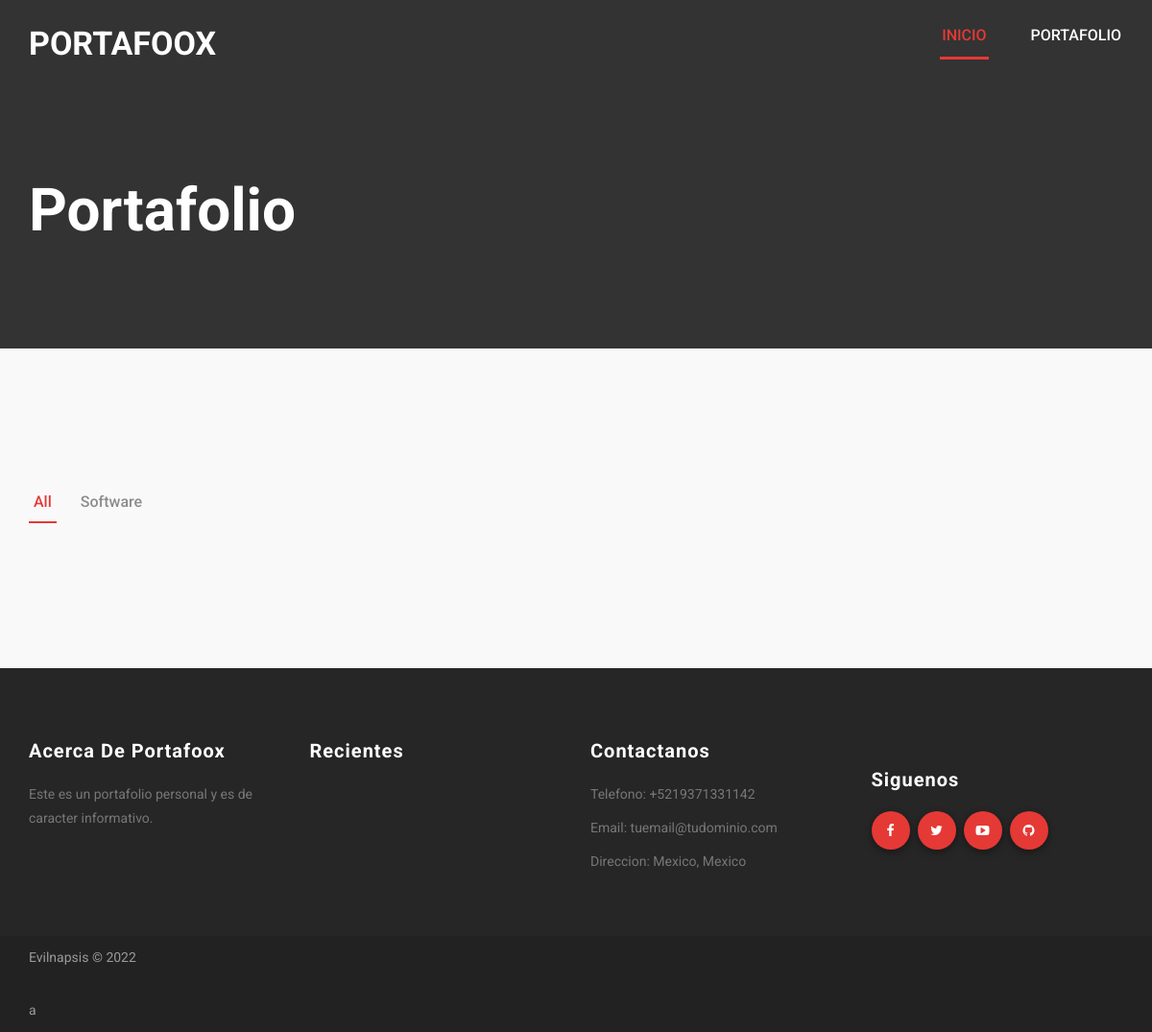
Screenshot of /?view=portafolio with the database file from the repository.
### tables this page shows
create table configuration(
	id int not null auto_increment primary key,
	name varchar(100) not null unique,
	label varchar(200) not null,
	kind int,
	val text,
	cfg_id int default 1
);

create table category (
	id int not null auto_increment primary key,
	name varchar(200) not null,
	short_name varchar(200) not null,
	in_home boolean not null default 0,
	in_menu boolean not null default 0,
	is_active boolean not null default 0
);

### core/controller/Layout.php (called while the page is built)
<?php
class Module {
	public static function loadLayout(){
		include "core/app/layouts/layout.php";
	}
}
?>

### core/controller/Lb.php (called while the page is built, shortened)
<?php
class Lb {
	public function start(){
		include "core/app/init.php";
	}
}
?>

### index.php (called while the page is built, shortened)
<?php
$lb = new Lb();
$lb->start();
?>

### core/controller/Model.php (called while the page is built, shortened)
<?php
class Model {
	public static function exists($modelname){
		$fullpath = self::getFullpath($modelname);
		$found=false;
		if(file_exists($fullpath)){
			$found = true;
		}
		return $found;
	}
	public static function getFullpath($modelname){
		return "admin/core/app/model/".$modelname.".php";
	}
	public static function many($query,$aclass){
		$cnt = 0;
		$array = array();
		while($r = $query->fetch_array()){
			$array[$cnt] = new $aclass;
			$cnt2=1;
			foreach ($r as $key => $v) {
				if($cnt2>0 && $cnt2%2==0){
					$array[$cnt]->$key = $v;
				}
				$cnt2++;
			}
			$cnt++;
		}
		return $array;
	}
	public static function one($query,$aclass){
		$found = null;
		$data = new $aclass;
		while($r = $query->fetch_array()){
			$cnt=1;
			foreach ($r as $key => $v) {
				if($cnt>0 && $cnt%2==0){
					$data->$key = $v;
				}
				$cnt++;
			}
			$found = $data;
			break;
		}
		return $found;
	}
}
?>

### core/controller/Executor.php (called while the page is built, shortened)
<?php
class Executor {
	public static function doit($sql){
		$con = Database::getCon();
		return array($con->query($sql),$con->insert_id);
	}
}
?>

### admin/core/app/model/ConfigurationData.php (called while the page is built, shortened)
<?php
class ConfigurationData {
	public static $tablename = "configuration";
	public static function getByPreffix($id){
		$sql = "select * from ".self::$tablename." where name=\"$id\"";
		$query = Executor::doit($sql);
		return Model::one($query[0],new ConfigurationData());
	}
}
?>

### admin/core/app/model/CategoryData.php (called while the page is built, shortened)
<?php
class CategoryData {
	public static $tablename = "category";
	public static function getAll(){
		$sql = "select * from ".self::$tablename;
		$query = Executor::doit($sql);
		return Model::many($query[0],new CategoryData());
	}
}
?>

### core/app/layouts/layout.php (the view, shortened to what this page needs)
<?php
$title = ConfigurationData::getByPreffix("general_main_title")->val;
$email = ConfigurationData::getByPreffix("general_main_email")->val;
$footer_about = ConfigurationData::getByPreffix("footer_about")->val;
$phone = ConfigurationData::getByPreffix("phone")->val;
$address = ConfigurationData::getByPreffix("address")->val;
$fb_url = ConfigurationData::getByPreffix("fb_url")->val;
$tw_url = ConfigurationData::getByPreffix("tw_url")->val;
$yt_url = ConfigurationData::getByPreffix("yt_url")->val;
$gh_url = ConfigurationData::getByPreffix("gh_url")->val;
$copyright = ConfigurationData::getByPreffix("copyright")->val;
?>
<!doctype html>
<html class="no-js" lang="">
    <head>
        <link rel="stylesheet" href="assets/css/bootstrap.min.css">
        <link rel="stylesheet" href="assets/css/material.min.css">
        <link rel="stylesheet" href="assets/css/ripples.min.css">
        <link rel="stylesheet" href="assets/css/owl.carousel.css">
        <link rel="stylesheet" href="assets/css/settings.css">
        <link rel="stylesheet" href="assets/css/slicknav.css">
        <link rel="stylesheet" href="assets/css/animate.css">
        <link rel="stylesheet" href="assets/css/style.css">
        <link rel="stylesheet" href="assets/css/switcher.css">
        <link rel="stylesheet" href="assets/css/colors/pink.css">
        <link rel="stylesheet" href="assets/css/colors/purple.css">
        <link rel="stylesheet" href="assets/css/colors/deep-purple.css">
        <link rel="stylesheet" href="assets/css/colors/indigo.css">
        <link rel="stylesheet" href="assets/css/colors/blue.css">
        <link rel="stylesheet" href="assets/css/colors/yellow.css">
        <link rel="stylesheet" href="assets/css/colors/green.css">
        <link rel="stylesheet" href="assets/css/colors/red.css">
        <link rel="stylesheet" href="assets/css/responsive.css">
        <link rel="stylesheet" href="assets/css/font-awesome.min.css">
    </head>
    <body>
      <header id="header" class="navbar navbar-default affix-top" data-spy="affix" data-offset-top="400">
        <div class="container">
          <a alt="Mea" class="site-logo" href="./">
            <h2><?php echo $title; ?></h2>
          </a>
          <nav role="navigation" id="nav-main" class="okayNav">
            <ul class="nav navbar-nav">
              <li class="active ">
                <a alt="Inicio" class="nav-link" href="./" aria-haspopup="true" aria-expanded="true">INICIO</a>
              </li>
              <li class="">
                <a alt="Portafolio" class="nav-link" href="./?view=portafolio" aria-haspopup="true" aria-expanded="true">PORTAFOLIO</a>
              </li>
            </ul>
          </nav>
        </div>
      </header>
<?php View::load("index");?>
        <footer class="mea-footer-section">
            <div class="footer-widget-container">
                <div class="container">
                    <div class="row">
                        <div class="col-md-3 single-footer-widget wow animated fadeInUp" data-wow-delay=".2s">
                            <h3 class="footer-title">Acerca de <?php echo ucfirst(strtolower($title));?></h3>
                            <p><?php echo $footer_about; ?></p>
                        </div>
                        <div class="col-md-3 single-footer-widget recent-news-widget wow animated fadeInUp" data-wow-delay=".3s">
                            <h3 class="footer-title">Recientes</h3>
                        </div>
                        <div class="col-md-3 single-footer-widget recent-work-widget wow animated fadeInUp" data-wow-delay=".4s">
                                                    <h3 class="footer-title">Contactanos</h3>
                            <p><span>Telefono:</span> <?php echo $phone; ?></p>
                            <p><span>Email:</span> <?php echo $email; ?></p>
                            <p><span>Direccion:</span> <?php echo $address; ?></p>
                        </div>
                        <div class="col-md-3 single-footer-widget footer-contact-widget wow animated fadeInUp" data-wow-delay=".5s">
                            <h3 class="footer-title mt-50">Siguenos</h3>
                            <ul>
                            <?php if($fb_url!=""):?>
                                <li>
                                    <a href="<?php echo $fb_url; ?>"><i class="fa fa-facebook"></i></a>
                                </li>
                              <?php endif; ?>
                            <?php if($tw_url!=""):?>
                                <li>
                                    <a href="<?php echo $tw_url; ?>"><i class="fa fa-twitter"></i></a>
                                </li>
                              <?php endif; ?>
                            <?php if($yt_url!=""):?>
                                <li>
                                    <a href="<?php echo $yt_url; ?>"><i class="fa fa-youtube-play"></i></a>
                                </li>
                              <?php endif; ?>
                            <?php if($gh_url!=""):?>
                                <li>
                                    <a href="<?php echo $gh_url; ?>"><i class="fa fa-github"></i></a>
                                </li>
                              <?php endif; ?>
                            </ul>
                        </div>
                    </div>
                </div>
            </div>
            <div class="footer-copyright-section">
                <div class="container">
                    <div class="row">
                        <div class="col-md-6">
                            <p><?php echo $copyright; ?></p>a
                        </div>
                    </div>
                </div>
            </div>
        </footer>
    </body>
</html>

### core/app/view/portafolio-view.php (shortened to what this page needs)
<section class="page-title-section section-padding">
<div class="container">
<div class="row">
<div class="col-md-12">
<div class="title-center">
<div class="title-middle">
<h1 class="page-title">Portafolio</h1>
</div>
</div>
</div>
</div>
</div>
</section>
<section class="mea-portfolio-section section-padding section-dark">
<div class="container">
<div class="row">
<div class="col-md-12 portfolio-nav mt-40 wow fadeInDown animated" data-wow-delay=".2s">
<ul class="nav navbar-nav">
<li><a class="filter active" data-filter="all">All</a></li>
<?php foreach(CategoryData::getAll() as $cat):?>
<li><a class="filter" data-filter=".<?php echo $cat->id; ?>"><?php echo $cat->name; ?></a></li>
<?php endforeach; ?>
</ul>
</div>
<div class="portfolio-item-wrapper col-md-12 clearfix mt-50 wow fadeInUp" data-wow-delay=".4s" id="mea-portfolio">
</div>
</div>
</div>
</section>

### assets/css/style.css (style rules this page uses)
body { font-family: "Roboto", sans-serif; background: #fff; font-size: 14px; font-weight: 400; box-sizing: border-box; -webkit-font-smoothing: subpixel-antialiased; color: #212121; line-height: 25px; -webkit-backface-visibility: hidden; backface-visibility: hidden; }
a { transition: all 0.2s linear; }
.page-title { font-size: 62px; font-weight: 700; color: #fff; }
.section-dark { background-color: #f9f9f9; z-index: -2; }
.section-padding { padding: 100px 0; }
.mt-40 { margin-top: 40px; }
.mt-50 { margin-top: 50px; }
.navbar-default { padding: 0 15px; background: transparent; position: absolute; border: 0px; margin-bottom: 0; z-index: 9999999999; width: 100%; }
.site-logo { position: absolute; top: 20px; }
.site-logo h2 { color: #fff; font-weight: 700; font-size: 34px; line-height: 10px; }
#nav-main { float: right; }
#nav-main a.nav-link { text-decoration: none; color: #fff; font-size: 16px; font-weight: 500; text-transform: capitalize; background: none !important; padding: 12px 2px; margin-right: 42px; margin-top: 15px; border-bottom: 3px solid transparent; transition: 0.3s all ease-in-out; }
#nav-main li:last-child a.nav-link { margin-right: 0px; }
#nav-main li.active a.nav-link { background-color: transparent; transition: 0.3s all ease-in-out; -webkit-transition: 0.3s all ease-in-out; -moz-transition: 0.3s all ease-in-out; -o-transition: 0.3s all ease-in-out; -ms-transition: 0.3s all ease-in-out; }
.portfolio-nav ul.nav li a { background: transparent none repeat scroll 0 0; border-bottom: 2px solid transparent; color: #8c8c8c; font-size: 16px; font-weight: 500; padding: 10px 5px; margin-right: 20px; }
.portfolio-nav ul.nav li:last-child a { margin-right: 0; }
.footer-widget-container { padding: 55px 0; background: #262626; }
.footer-widget-container .single-footer-widget .footer-title { color: #fff; text-transform: capitalize; font-size: 20px; font-weight: 700; letter-spacing: 0.1rem; margin-bottom: 22px; }
.footer-widget-container .single-footer-widget p { color: #777; }
.footer-contact-widget ul { padding-left: 0; }
.footer-contact-widget ul li { float: left; list-style: none; }
.footer-contact-widget ul li a { margin-right: 8px; }
.footer-contact-widget ul li a .fa { color: #fff; width: 40px; height: 40px; text-align: center; line-height: 40px; border-radius: 50%; transtion: all 0.3s ease-in-out; box-shadow: 0 0 4px rgba(0, 0, 0, 0.14), 0 4px 8px rgba(0, 0, 0, 0.28); }
.footer-contact-widget ul li a .fa.fa-facebook { transition: all 0.3s ease-in-out; }
.footer-copyright-section { line-height: 45px; background: #222222; color: #999; }
.page-title-section { position: relative; background-color: #333; ; background-size: cover; }
.page-title-section .title-center { padding-top: 65px; }

### assets/css/colors/pink.css (style rules this page uses)
a { color: #E91E63; }
#nav-main li.active a.nav-link { border-bottom: 3px solid #E91E63 !important; color: #E91E63; }
.footer-contact-widget ul li a .fa { background: #E91E63; }
.portfolio-nav ul.nav li a.active { border-bottom: 2px solid #E91E63; color: #E91E63; }

### assets/css/colors/purple.css (style rules this page uses)
a { color: #9C27B0; }
#nav-main li.active a.nav-link { border-bottom: 3px solid #9C27B0 !important; color: #9C27B0; }
.footer-contact-widget ul li a .fa { background: #9C27B0; }
.portfolio-nav ul.nav li a.active { border-bottom: 2px solid #9C27B0; color: #9C27B0; }

### assets/css/colors/deep-purple.css (style rules this page uses)
a { color: #673AB7; }
#nav-main li.active a.nav-link { border-bottom: 3px solid #673AB7 !important; color: #673AB7; }
.footer-contact-widget ul li a .fa { background: #673AB7; }
.portfolio-nav ul.nav li a.active { border-bottom: 2px solid #673AB7; color: #673AB7; }

### assets/css/colors/indigo.css (style rules this page uses)
a { color: #3F51B5; }
#nav-main li.active a.nav-link { border-bottom: 3px solid #3F51B5 !important; color: #3F51B5; }
.footer-contact-widget ul li a .fa { background: #3F51B5; }
.portfolio-nav ul.nav li a.active { border-bottom: 2px solid #3F51B5; color: #3F51B5; }

### assets/css/colors/blue.css (style rules this page uses)
a { color: #2196F3; }
#nav-main li.active a.nav-link { border-bottom: 3px solid #2196F3 !important; color: #2196F3; }
.footer-contact-widget ul li a .fa { background: #2196F3; }
.portfolio-nav ul.nav li a.active { border-bottom: 2px solid #2196F3; color: #2196F3; }

### assets/css/colors/yellow.css (style rules this page uses)
a { color: #FB8C00; }
#nav-main li.active a.nav-link { border-bottom: 3px solid #FB8C00 !important; color: #FB8C00; }
.footer-contact-widget ul li a .fa { background: #FB8C00; }
.portfolio-nav ul.nav li a.active { border-bottom: 2px solid #FB8C00; color: #FB8C00; }

### rows the page displays
configuration: val "PORTAFOOX", val "Portafoox"
category: name "Software"
configuration: val "Este es un portafolio personal y es de caracter informativo."
configuration: val "+5219371331142"
configuration: val "tuemail@tudominio.com"
configuration: val "Mexico, Mexico"
configuration: val "Evilnapsis © 2022"
